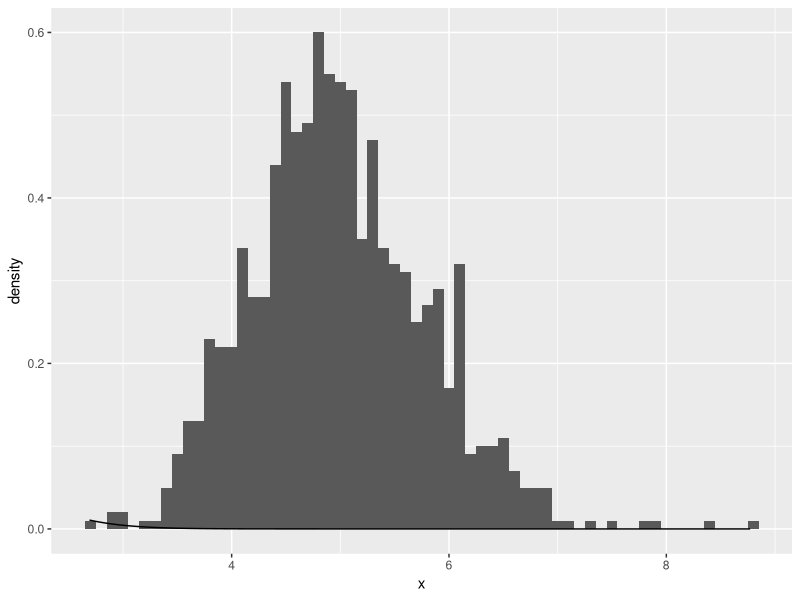

R code for this plot:
## ---- chunk 1
library(ggplot2)

lambda <- 0.2
n <- 40
simNumber <- 1:1000
set.seed(888)

sampleMean <- data.frame(
                x = sapply(simNumber, 
                    function(x) {
                        mean(rexp(n,rate = lambda))
                    }
                    )
                )

simMean <- mean(sampleMean$x)
trueMean <- 1/lambda

simSD <- sd(sampleMean$x)

## ---- chunk 2

simVar <- var(sampleMean$x)
trueVar <- ((1/lambda)/sqrt(n))^2
## ---- chunk 3
ggplot(data = sampleMean, aes(x = x)) + 
    geom_histogram(aes(y=..density..),binwidth = 0.10) +
    stat_function(fun = dnorm, arg = list(mean = trueMean, sd = sd(sampleMean$x)))
